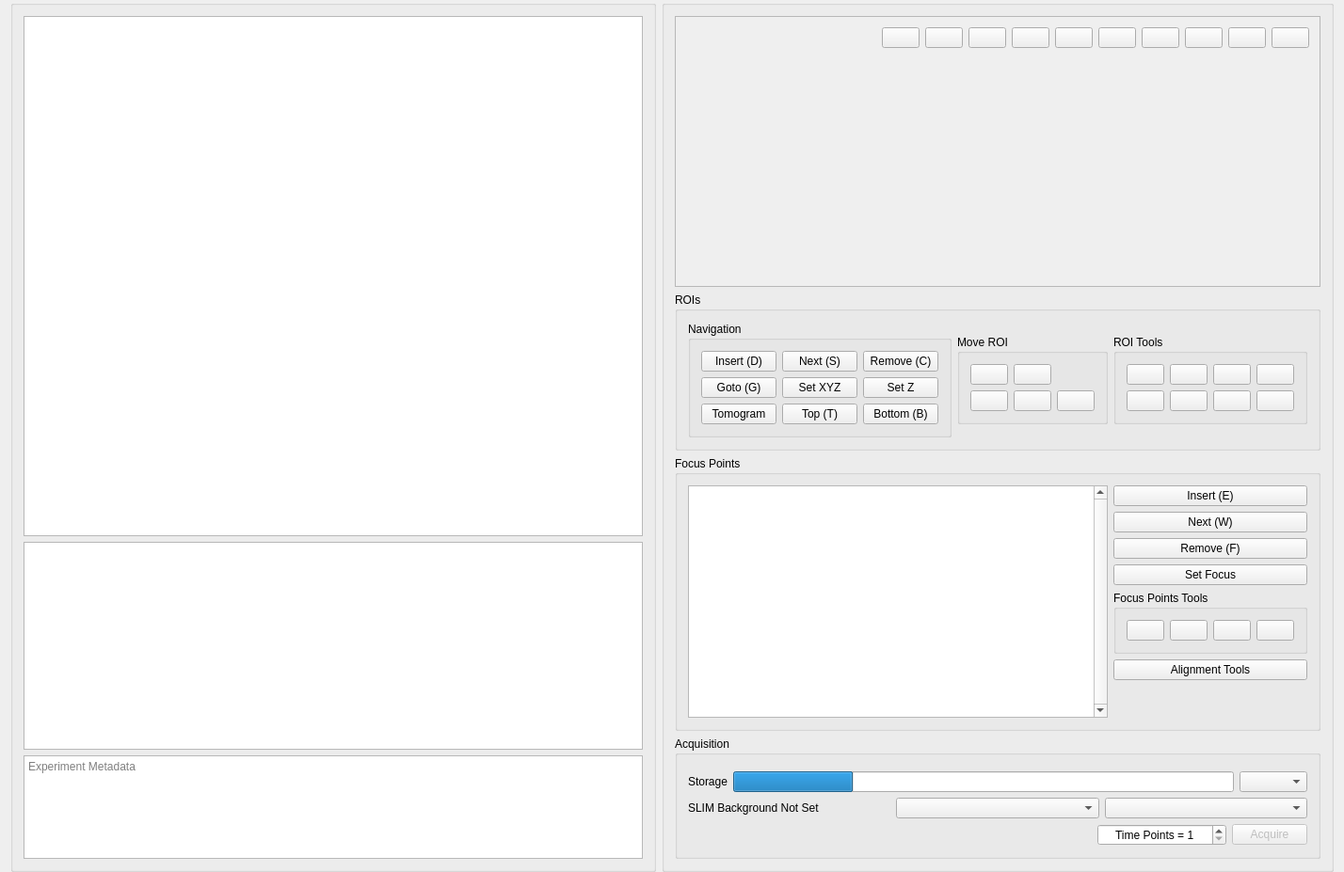
<?xml version="1.0" encoding="UTF-8"?>
<ui version="4.0">
 <class>full_interface_gui</class>
 <widget class="QMainWindow" name="full_interface_gui">
  <property name="geometry">
   <rect>
    <x>0</x>
    <y>0</y>
    <width>1428</width>
    <height>927</height>
   </rect>
  </property>
  <property name="minimumSize">
   <size>
    <width>0</width>
    <height>0</height>
   </size>
  </property>
  <property name="windowTitle">
   <string>Automated Scanning</string>
  </property>
  <property name="unifiedTitleAndToolBarOnMac">
   <bool>false</bool>
  </property>
  <widget class="QWidget" name="centralWidget">
   <layout class="QHBoxLayout" name="horizontalLayout" stretch="1,0">
    <property name="topMargin">
     <number>0</number>
    </property>
    <property name="bottomMargin">
     <number>0</number>
    </property>
    <item>
     <widget class="QGroupBox" name="grbLeft">
      <property name="autoFillBackground">
       <bool>false</bool>
      </property>
      <property name="title">
       <string/>
      </property>
      <property name="alignment">
       <set>Qt::AlignLeading|Qt::AlignLeft|Qt::AlignVCenter</set>
      </property>
      <property name="checkable">
       <bool>false</bool>
      </property>
      <layout class="QVBoxLayout" name="verticalLayout" stretch="5,2,1">
       <item>
        <widget class="click_surface" name="gfxSurface">
         <property name="sizePolicy">
          <sizepolicy hsizetype="Preferred" vsizetype="Preferred">
           <horstretch>0</horstretch>
           <verstretch>0</verstretch>
          </sizepolicy>
         </property>
         <property name="minimumSize">
          <size>
           <width>613</width>
           <height>400</height>
          </size>
         </property>
         <property name="focusPolicy">
          <enum>Qt::NoFocus</enum>
         </property>
        </widget>
       </item>
       <item>
        <widget class="QTableView" name="tblROI">
         <property name="focusPolicy">
          <enum>Qt::NoFocus</enum>
         </property>
        </widget>
       </item>
       <item>
        <widget class="QPlainTextEdit" name="metadata">
         <property name="focusPolicy">
          <enum>Qt::ClickFocus</enum>
         </property>
         <property name="toolTip">
          <string>Experiment notes saved in &quot;metadata.txt&quot;</string>
         </property>
         <property name="placeholderText">
          <string>Experiment Metadata</string>
         </property>
        </widget>
       </item>
      </layout>
     </widget>
    </item>
    <item>
     <widget class="QGroupBox" name="grbRight">
      <property name="title">
       <string/>
      </property>
      <layout class="QVBoxLayout" name="verticalLayout_2" stretch="1,0,0,0">
       <item>
        <widget class="QScrollArea" name="grbTile">
         <property name="focusPolicy">
          <enum>Qt::NoFocus</enum>
         </property>
         <property name="widgetResizable">
          <bool>true</bool>
         </property>
         <widget class="QWidget" name="scrollAreaWidgetContents">
          <property name="geometry">
           <rect>
            <x>0</x>
            <y>0</y>
            <width>667</width>
            <height>218</height>
           </rect>
          </property>
          <layout class="QVBoxLayout" name="verticalLayout_4">
           <item>
            <layout class="QHBoxLayout" name="horizontalLayout_3" stretch="0,0">
             <item>
              <layout class="QGridLayout" name="grdContrast">
               <item row="0" column="8">
                <widget class="QPushButton" name="btnSetEight">
                 <property name="sizePolicy">
                  <sizepolicy hsizetype="Fixed" vsizetype="Fixed">
                   <horstretch>0</horstretch>
                   <verstretch>0</verstretch>
                  </sizepolicy>
                 </property>
                 <property name="toolTip">
                  <string>Add default channel 7</string>
                 </property>
                 <property name="icon">
                  <iconset resource="slim5.qrc">
                   <normaloff>:/images/7.svg</normaloff>:/images/7.svg</iconset>
                 </property>
                 <property name="checkable">
                  <bool>false</bool>
                 </property>
                 <property name="autoExclusive">
                  <bool>false</bool>
                 </property>
                </widget>
               </item>
               <item row="0" column="6">
                <widget class="QPushButton" name="btnSetSix">
                 <property name="sizePolicy">
                  <sizepolicy hsizetype="Fixed" vsizetype="Fixed">
                   <horstretch>0</horstretch>
                   <verstretch>0</verstretch>
                  </sizepolicy>
                 </property>
                 <property name="toolTip">
                  <string>Add default channel 5</string>
                 </property>
                 <property name="text">
                  <string/>
                 </property>
                 <property name="icon">
                  <iconset resource="slim5.qrc">
                   <normaloff>:/images/5.svg</normaloff>:/images/5.svg</iconset>
                 </property>
                 <property name="checkable">
                  <bool>false</bool>
                 </property>
                 <property name="autoExclusive">
                  <bool>false</bool>
                 </property>
                </widget>
               </item>
               <item row="0" column="3">
                <widget class="QPushButton" name="btnSetThree">
                 <property name="sizePolicy">
                  <sizepolicy hsizetype="Fixed" vsizetype="Fixed">
                   <horstretch>0</horstretch>
                   <verstretch>0</verstretch>
                  </sizepolicy>
                 </property>
                 <property name="toolTip">
                  <string>Add default channel 2</string>
                 </property>
                 <property name="text">
                  <string/>
                 </property>
                 <property name="icon">
                  <iconset resource="slim5.qrc">
                   <normaloff>:/images/2.svg</normaloff>:/images/2.svg</iconset>
                 </property>
                 <property name="checkable">
                  <bool>false</bool>
                 </property>
                 <property name="autoExclusive">
                  <bool>false</bool>
                 </property>
                 <property name="flat">
                  <bool>false</bool>
                 </property>
                </widget>
               </item>
               <item row="0" column="7">
                <widget class="QPushButton" name="btnSetSeven">
                 <property name="sizePolicy">
                  <sizepolicy hsizetype="Fixed" vsizetype="Fixed">
                   <horstretch>0</horstretch>
                   <verstretch>0</verstretch>
                  </sizepolicy>
                 </property>
                 <property name="toolTip">
                  <string>Add default channel 6</string>
                 </property>
                 <property name="text">
                  <string/>
                 </property>
                 <property name="icon">
                  <iconset resource="slim5.qrc">
                   <normaloff>:/images/6.svg</normaloff>:/images/6.svg</iconset>
                 </property>
                 <property name="checkable">
                  <bool>false</bool>
                 </property>
                 <property name="autoExclusive">
                  <bool>false</bool>
                 </property>
                </widget>
               </item>
               <item row="0" column="1">
                <widget class="QPushButton" name="btnSetOne">
                 <property name="sizePolicy">
                  <sizepolicy hsizetype="Fixed" vsizetype="Fixed">
                   <horstretch>0</horstretch>
                   <verstretch>0</verstretch>
                  </sizepolicy>
                 </property>
                 <property name="toolTip">
                  <string extracomment="Preset 1, memory">Add default channel 0</string>
                 </property>
                 <property name="text">
                  <string/>
                 </property>
                 <property name="icon">
                  <iconset resource="slim5.qrc">
                   <normaloff>:/images/0.svg</normaloff>:/images/0.svg</iconset>
                 </property>
                 <property name="checkable">
                  <bool>false</bool>
                 </property>
                 <property name="checked">
                  <bool>false</bool>
                 </property>
                 <property name="autoExclusive">
                  <bool>false</bool>
                 </property>
                 <property name="flat">
                  <bool>false</bool>
                 </property>
                </widget>
               </item>
               <item row="0" column="9">
                <widget class="QPushButton" name="btnSetNine">
                 <property name="sizePolicy">
                  <sizepolicy hsizetype="Fixed" vsizetype="Fixed">
                   <horstretch>0</horstretch>
                   <verstretch>0</verstretch>
                  </sizepolicy>
                 </property>
                 <property name="toolTip">
                  <string>Add default channel 8</string>
                 </property>
                 <property name="text">
                  <string/>
                 </property>
                 <property name="icon">
                  <iconset resource="slim5.qrc">
                   <normaloff>:/images/8.svg</normaloff>:/images/8.svg</iconset>
                 </property>
                 <property name="checkable">
                  <bool>false</bool>
                 </property>
                 <property name="autoExclusive">
                  <bool>false</bool>
                 </property>
                </widget>
               </item>
               <item row="0" column="4">
                <widget class="QPushButton" name="btnSetFour">
                 <property name="sizePolicy">
                  <sizepolicy hsizetype="Fixed" vsizetype="Fixed">
                   <horstretch>0</horstretch>
                   <verstretch>0</verstretch>
                  </sizepolicy>
                 </property>
                 <property name="toolTip">
                  <string>Add default channel 3</string>
                 </property>
                 <property name="text">
                  <string/>
                 </property>
                 <property name="icon">
                  <iconset resource="slim5.qrc">
                   <normaloff>:/images/3.svg</normaloff>:/images/3.svg</iconset>
                 </property>
                 <property name="checkable">
                  <bool>false</bool>
                 </property>
                 <property name="autoExclusive">
                  <bool>false</bool>
                 </property>
                 <property name="flat">
                  <bool>false</bool>
                 </property>
                </widget>
               </item>
               <item row="0" column="2">
                <widget class="QPushButton" name="btnSetTwo">
                 <property name="sizePolicy">
                  <sizepolicy hsizetype="Fixed" vsizetype="Fixed">
                   <horstretch>0</horstretch>
                   <verstretch>0</verstretch>
                  </sizepolicy>
                 </property>
                 <property name="toolTip">
                  <string>Add default channel 1</string>
                 </property>
                 <property name="text">
                  <string/>
                 </property>
                 <property name="icon">
                  <iconset resource="slim5.qrc">
                   <normaloff>:/images/1.svg</normaloff>:/images/1.svg</iconset>
                 </property>
                 <property name="checkable">
                  <bool>false</bool>
                 </property>
                 <property name="autoExclusive">
                  <bool>false</bool>
                 </property>
                 <property name="flat">
                  <bool>false</bool>
                 </property>
                </widget>
               </item>
               <item row="0" column="5">
                <widget class="QPushButton" name="btnSetFive">
                 <property name="sizePolicy">
                  <sizepolicy hsizetype="Fixed" vsizetype="Fixed">
                   <horstretch>0</horstretch>
                   <verstretch>0</verstretch>
                  </sizepolicy>
                 </property>
                 <property name="toolTip">
                  <string>Add default channel 4</string>
                 </property>
                 <property name="text">
                  <string/>
                 </property>
                 <property name="icon">
                  <iconset resource="slim5.qrc">
                   <normaloff>:/images/4.svg</normaloff>:/images/4.svg</iconset>
                 </property>
                 <property name="checkable">
                  <bool>false</bool>
                 </property>
                 <property name="autoExclusive">
                  <bool>false</bool>
                 </property>
                </widget>
               </item>
               <item row="0" column="0">
                <spacer name="horizontalSpacer_2">
                 <property name="orientation">
                  <enum>Qt::Horizontal</enum>
                 </property>
                 <property name="sizeHint" stdset="0">
                  <size>
                   <width>40</width>
                   <height>20</height>
                  </size>
                 </property>
                </spacer>
               </item>
              </layout>
             </item>
             <item>
              <widget class="QPushButton" name="btnAddChannel">
               <property name="sizePolicy">
                <sizepolicy hsizetype="Fixed" vsizetype="Fixed">
                 <horstretch>0</horstretch>
                 <verstretch>0</verstretch>
                </sizepolicy>
               </property>
               <property name="toolTip">
                <string>Add another channel</string>
               </property>
               <property name="text">
                <string/>
               </property>
               <property name="icon">
                <iconset resource="slim5.qrc">
                 <normaloff>:/images/plus.svg</normaloff>:/images/plus.svg</iconset>
               </property>
              </widget>
             </item>
            </layout>
           </item>
           <item>
            <widget class="compact_light_path_holder" name="wdg_light_path_holder" native="true"/>
           </item>
           <item>
            <spacer name="verticalSpacer">
             <property name="orientation">
              <enum>Qt::Vertical</enum>
             </property>
             <property name="sizeHint" stdset="0">
              <size>
               <width>20</width>
               <height>40</height>
              </size>
             </property>
            </spacer>
           </item>
          </layout>
         </widget>
        </widget>
       </item>
       <item>
        <widget class="QGroupBox" name="groupBox_5">
         <property name="title">
          <string>ROIs</string>
         </property>
         <layout class="QHBoxLayout" name="horizontalLayout_5">
          <item>
           <widget class="QGroupBox" name="groupBox_8">
            <property name="sizePolicy">
             <sizepolicy hsizetype="Preferred" vsizetype="Fixed">
              <horstretch>0</horstretch>
              <verstretch>0</verstretch>
             </sizepolicy>
            </property>
            <property name="title">
             <string>Navigation</string>
            </property>
            <layout class="QGridLayout" name="gridLayout_5">
             <item row="0" column="0">
              <widget class="QPushButton" name="btnAddROI">
               <property name="toolTip">
                <string>Insert new ROI</string>
               </property>
               <property name="text">
                <string>Insert (D)</string>
               </property>
               <property name="shortcut">
                <string>D</string>
               </property>
              </widget>
             </item>
             <item row="3" column="0">
              <widget class="QPushButton" name="btnGotoROI">
               <property name="toolTip">
                <string>Move microscope to ROI</string>
               </property>
               <property name="text">
                <string>Goto (G)</string>
               </property>
               <property name="shortcut">
                <string>G</string>
               </property>
              </widget>
             </item>
             <item row="4" column="0">
              <widget class="QPushButton" name="btnInsertTomogram">
               <property name="toolTip">
                <string>Insert a new tomogram</string>
               </property>
               <property name="text">
                <string>Tomogram</string>
               </property>
              </widget>
             </item>
             <item row="0" column="1">
              <widget class="QPushButton" name="btnNextROI">
               <property name="toolTip">
                <string>Set ROI Z position and advance</string>
               </property>
               <property name="text">
                <string>Next (S)</string>
               </property>
               <property name="shortcut">
                <string>S</string>
               </property>
              </widget>
             </item>
             <item row="3" column="2">
              <widget class="QPushButton" name="btnSetROIZ">
               <property name="toolTip">
                <string>Set ROI Z position</string>
               </property>
               <property name="text">
                <string>Set Z</string>
               </property>
              </widget>
             </item>
             <item row="4" column="1">
              <widget class="QPushButton" name="btnPeakTop">
               <property name="toolTip">
                <string>Move mircoscope to top of ROI</string>
               </property>
               <property name="text">
                <string>Top (T)</string>
               </property>
               <property name="shortcut">
                <string>T</string>
               </property>
               <property name="checkable">
                <bool>true</bool>
               </property>
              </widget>
             </item>
             <item row="3" column="1">
              <widget class="QPushButton" name="btnSetROIXYZ">
               <property name="toolTip">
                <string>Set ROI XYZ position</string>
               </property>
               <property name="text">
                <string>Set XYZ</string>
               </property>
              </widget>
             </item>
             <item row="0" column="2">
              <widget class="QPushButton" name="btnDropROI">
               <property name="toolTip">
                <string>Remove ROI</string>
               </property>
               <property name="text">
                <string>Remove (C)</string>
               </property>
               <property name="shortcut">
                <string>C</string>
               </property>
              </widget>
             </item>
             <item row="4" column="2">
              <widget class="QPushButton" name="btnPeakBottom">
               <property name="toolTip">
                <string>Move mircoscope to bottom of ROI</string>
               </property>
               <property name="text">
                <string>Bottom (B)</string>
               </property>
               <property name="shortcut">
                <string>B</string>
               </property>
               <property name="checkable">
                <bool>true</bool>
               </property>
              </widget>
             </item>
            </layout>
           </widget>
          </item>
          <item>
           <widget class="QGroupBox" name="groupBox_2">
            <property name="sizePolicy">
             <sizepolicy hsizetype="Preferred" vsizetype="Fixed">
              <horstretch>0</horstretch>
              <verstretch>0</verstretch>
             </sizepolicy>
            </property>
            <property name="title">
             <string>Move ROI</string>
            </property>
            <layout class="QGridLayout" name="gridLayout_4">
             <item row="1" column="1">
              <widget class="QPushButton" name="btnYMin">
               <property name="sizePolicy">
                <sizepolicy hsizetype="Fixed" vsizetype="Fixed">
                 <horstretch>0</horstretch>
                 <verstretch>0</verstretch>
                </sizepolicy>
               </property>
               <property name="toolTip">
                <string>Move selected ROI down (Shortcut: Alt + ↓)</string>
               </property>
               <property name="text">
                <string/>
               </property>
               <property name="icon">
                <iconset resource="slim5.qrc">
                 <normaloff>:/images/arrow-down.svg</normaloff>:/images/arrow-down.svg</iconset>
               </property>
               <property name="shortcut">
                <string>Alt+Down</string>
               </property>
              </widget>
             </item>
             <item row="1" column="2">
              <widget class="QPushButton" name="btnXPlus">
               <property name="sizePolicy">
                <sizepolicy hsizetype="Fixed" vsizetype="Fixed">
                 <horstretch>0</horstretch>
                 <verstretch>0</verstretch>
                </sizepolicy>
               </property>
               <property name="toolTip">
                <string>Move selected ROI right (Shortcut: Alt + →)</string>
               </property>
               <property name="text">
                <string/>
               </property>
               <property name="icon">
                <iconset resource="slim5.qrc">
                 <normaloff>:/images/arrow-right.svg</normaloff>:/images/arrow-right.svg</iconset>
               </property>
               <property name="shortcut">
                <string>Alt+Right</string>
               </property>
              </widget>
             </item>
             <item row="0" column="0">
              <widget class="QPushButton" name="btnCenterGrid">
               <property name="sizePolicy">
                <sizepolicy hsizetype="Fixed" vsizetype="Fixed">
                 <horstretch>0</horstretch>
                 <verstretch>0</verstretch>
                </sizepolicy>
               </property>
               <property name="toolTip">
                <string>Center ROI on the microscope location</string>
               </property>
               <property name="text">
                <string/>
               </property>
               <property name="icon">
                <iconset resource="slim5.qrc">
                 <normaloff>:/images/arrows-pointing-to-center.svg</normaloff>:/images/arrows-pointing-to-center.svg</iconset>
               </property>
              </widget>
             </item>
             <item row="0" column="1">
              <widget class="QPushButton" name="btnYPlus">
               <property name="sizePolicy">
                <sizepolicy hsizetype="Fixed" vsizetype="Fixed">
                 <horstretch>0</horstretch>
                 <verstretch>0</verstretch>
                </sizepolicy>
               </property>
               <property name="toolTip">
                <string>Move selected ROI up (Shortcut: Alt + ↑)</string>
               </property>
               <property name="text">
                <string/>
               </property>
               <property name="icon">
                <iconset resource="slim5.qrc">
                 <normaloff>:/images/arrow-up.svg</normaloff>:/images/arrow-up.svg</iconset>
               </property>
               <property name="shortcut">
                <string>Alt+Up</string>
               </property>
              </widget>
             </item>
             <item row="1" column="0">
              <widget class="QPushButton" name="btnXmin">
               <property name="sizePolicy">
                <sizepolicy hsizetype="Fixed" vsizetype="Fixed">
                 <horstretch>0</horstretch>
                 <verstretch>0</verstretch>
                </sizepolicy>
               </property>
               <property name="toolTip">
                <string>Move selected ROI left (Shortcut: Alt + ←)</string>
               </property>
               <property name="text">
                <string/>
               </property>
               <property name="icon">
                <iconset resource="slim5.qrc">
                 <normaloff>:/images/arrow-left.svg</normaloff>:/images/arrow-left.svg</iconset>
               </property>
               <property name="shortcut">
                <string>Alt+Left</string>
               </property>
              </widget>
             </item>
            </layout>
           </widget>
          </item>
          <item>
           <widget class="QGroupBox" name="groupBox_3">
            <property name="sizePolicy">
             <sizepolicy hsizetype="Preferred" vsizetype="Fixed">
              <horstretch>0</horstretch>
              <verstretch>0</verstretch>
             </sizepolicy>
            </property>
            <property name="title">
             <string>ROI Tools</string>
            </property>
            <layout class="QGridLayout" name="gridLayout_2">
             <item row="0" column="1">
              <widget class="QPushButton" name="btnPlacePoints">
               <property name="toolTip">
                <string>Automatically inserts focus points at set intervals</string>
               </property>
               <property name="text">
                <string/>
               </property>
               <property name="icon">
                <iconset resource="slim5.qrc">
                 <normaloff>:/images/auto_focus_points.svg</normaloff>:/images/auto_focus_points.svg</iconset>
               </property>
               <property name="flat">
                <bool>false</bool>
               </property>
              </widget>
             </item>
             <item row="1" column="3">
              <widget class="QPushButton" name="btnSetAllROIZ">
               <property name="sizePolicy">
                <sizepolicy hsizetype="Fixed" vsizetype="Fixed">
                 <horstretch>0</horstretch>
                 <verstretch>0</verstretch>
                </sizepolicy>
               </property>
               <property name="toolTip">
                <string>Set Z for all ROI's</string>
               </property>
               <property name="text">
                <string/>
               </property>
               <property name="icon">
                <iconset resource="slim5.qrc">
                 <normaloff>:/images/z.svg</normaloff>:/images/z.svg</iconset>
               </property>
              </widget>
             </item>
             <item row="1" column="1">
              <widget class="QPushButton" name="btnMergePoints">
               <property name="sizePolicy">
                <sizepolicy hsizetype="Fixed" vsizetype="Fixed">
                 <horstretch>0</horstretch>
                 <verstretch>0</verstretch>
                </sizepolicy>
               </property>
               <property name="toolTip">
                <string>Merge convex hulls of last two ROIs</string>
               </property>
               <property name="text">
                <string/>
               </property>
               <property name="icon">
                <iconset resource="slim5.qrc">
                 <normaloff>:/images/horizontal-merge.svg</normaloff>:/images/horizontal-merge.svg</iconset>
               </property>
              </widget>
             </item>
             <item row="0" column="0">
              <widget class="QPushButton" name="btnFillColumn">
               <property name="toolTip">
                <string>Fills the column with the selected value</string>
               </property>
               <property name="text">
                <string/>
               </property>
               <property name="icon">
                <iconset resource="slim5.qrc">
                 <normaloff>:/images/column.svg</normaloff>:/images/column.svg</iconset>
               </property>
               <property name="shortcut">
                <string>Ctrl+Alt+C</string>
               </property>
              </widget>
             </item>
             <item row="1" column="0">
              <widget class="QPushButton" name="btnRecalibrate">
               <property name="sizePolicy">
                <sizepolicy hsizetype="Fixed" vsizetype="Fixed">
                 <horstretch>0</horstretch>
                 <verstretch>0</verstretch>
                </sizepolicy>
               </property>
               <property name="toolTip">
                <string>Set ROI to current stage location, and move other ROIs to maintain relative spacing. Used when stage coordinates have changed.</string>
               </property>
               <property name="text">
                <string/>
               </property>
               <property name="icon">
                <iconset resource="slim5.qrc">
                 <normaloff>:/images/map32.svg</normaloff>:/images/map32.svg</iconset>
               </property>
              </widget>
             </item>
             <item row="1" column="2">
              <widget class="QPushButton" name="btnDoublePoints">
               <property name="sizePolicy">
                <sizepolicy hsizetype="Fixed" vsizetype="Fixed">
                 <horstretch>0</horstretch>
                 <verstretch>0</verstretch>
                </sizepolicy>
               </property>
               <property name="toolTip">
                <string>Duplicates all ROIs</string>
               </property>
               <property name="toolTipDuration">
                <number>-1</number>
               </property>
               <property name="text">
                <string/>
               </property>
               <property name="icon">
                <iconset resource="slim5.qrc">
                 <normaloff>:/images/duplicate.svg</normaloff>:/images/duplicate.svg</iconset>
               </property>
              </widget>
             </item>
             <item row="0" column="3">
              <widget class="QPushButton" name="btnSixWellPlate">
               <property name="sizePolicy">
                <sizepolicy hsizetype="Fixed" vsizetype="Fixed">
                 <horstretch>0</horstretch>
                 <verstretch>0</verstretch>
                </sizepolicy>
               </property>
               <property name="toolTip">
                <string>Inserts 6 ROIs for a six well plate acquisition</string>
               </property>
               <property name="text">
                <string/>
               </property>
               <property name="icon">
                <iconset resource="slim5.qrc">
                 <normaloff>:/images/six_well_plate.svg</normaloff>:/images/six_well_plate.svg</iconset>
               </property>
              </widget>
             </item>
             <item row="0" column="2">
              <widget class="QPushButton" name="btnUncheckAllROI">
               <property name="sizePolicy">
                <sizepolicy hsizetype="Fixed" vsizetype="Fixed">
                 <horstretch>0</horstretch>
                 <verstretch>0</verstretch>
                </sizepolicy>
               </property>
               <property name="toolTip">
                <string>Sets all ROIs as unverified</string>
               </property>
               <property name="text">
                <string/>
               </property>
               <property name="icon">
                <iconset resource="slim5.qrc">
                 <normaloff>:/images/sad.svg</normaloff>:/images/sad.svg</iconset>
               </property>
               <property name="flat">
                <bool>false</bool>
               </property>
              </widget>
             </item>
            </layout>
           </widget>
          </item>
         </layout>
        </widget>
       </item>
       <item>
        <widget class="QGroupBox" name="grb_focus_points">
         <property name="sizePolicy">
          <sizepolicy hsizetype="Preferred" vsizetype="Preferred">
           <horstretch>0</horstretch>
           <verstretch>0</verstretch>
          </sizepolicy>
         </property>
         <property name="title">
          <string>Focus Points</string>
         </property>
         <layout class="QHBoxLayout" name="horizontalLayout_2">
          <item>
           <layout class="QVBoxLayout" name="verticalLayout_9">
            <property name="spacing">
             <number>7</number>
            </property>
            <property name="sizeConstraint">
             <enum>QLayout::SetDefaultConstraint</enum>
            </property>
            <property name="bottomMargin">
             <number>0</number>
            </property>
            <item>
             <widget class="QTableView" name="xyzList">
              <property name="focusPolicy">
               <enum>Qt::NoFocus</enum>
              </property>
              <property name="verticalScrollBarPolicy">
               <enum>Qt::ScrollBarAlwaysOn</enum>
              </property>
             </widget>
            </item>
           </layout>
          </item>
          <item>
           <layout class="QVBoxLayout" name="verticalLayout_3">
            <property name="rightMargin">
             <number>0</number>
            </property>
            <item>
             <widget class="QPushButton" name="btn_add_focus_point">
              <property name="toolTip">
               <string>Insert new focus point</string>
              </property>
              <property name="text">
               <string>Insert (E)</string>
              </property>
              <property name="shortcut">
               <string>E</string>
              </property>
             </widget>
            </item>
            <item>
             <widget class="QPushButton" name="btn_next_focus_point">
              <property name="toolTip">
               <string>Register focus point, move to next</string>
              </property>
              <property name="text">
               <string>Next (W)</string>
              </property>
              <property name="shortcut">
               <string>W</string>
              </property>
             </widget>
            </item>
            <item>
             <widget class="QPushButton" name="btn_remove_focus_point">
              <property name="toolTip">
               <string>Remove focus point</string>
              </property>
              <property name="text">
               <string>Remove (F)</string>
              </property>
              <property name="shortcut">
               <string>F</string>
              </property>
             </widget>
            </item>
            <item>
             <widget class="QPushButton" name="btnSetFocus">
              <property name="toolTip">
               <string>Register focus point as verified </string>
              </property>
              <property name="text">
               <string>Set Focus</string>
              </property>
             </widget>
            </item>
            <item>
             <widget class="QGroupBox" name="groupBox">
              <property name="title">
               <string>Focus Points Tools</string>
              </property>
              <layout class="QGridLayout" name="gridLayout">
               <item row="0" column="2">
                <widget class="QPushButton" name="btnUpdateInterp">
                 <property name="enabled">
                  <bool>true</bool>
                 </property>
                 <property name="sizePolicy">
                  <sizepolicy hsizetype="Fixed" vsizetype="Fixed">
                   <horstretch>0</horstretch>
                   <verstretch>0</verstretch>
                  </sizepolicy>
                 </property>
                 <property name="toolTip">
                  <string>Draw local interpolated surface for each ROI</string>
                 </property>
                 <property name="text">
                  <string/>
                 </property>
                 <property name="icon">
                  <iconset resource="slim5.qrc">
                   <normaloff>:/images/paint-format.svg</normaloff>:/images/paint-format.svg</iconset>
                 </property>
                 <property name="shortcut">
                  <string>Ctrl+P</string>
                 </property>
                 <property name="checkable">
                  <bool>true</bool>
                 </property>
                 <property name="autoExclusive">
                  <bool>false</bool>
                 </property>
                </widget>
               </item>
               <item row="0" column="7">
                <widget class="QPushButton" name="btnMakeHull">
                 <property name="sizePolicy">
                  <sizepolicy hsizetype="Fixed" vsizetype="Fixed">
                   <horstretch>0</horstretch>
                   <verstretch>0</verstretch>
                  </sizepolicy>
                 </property>
                 <property name="toolTip">
                  <string>Resizes the focus region ('convex hull') to match focus points</string>
                 </property>
                 <property name="text">
                  <string/>
                 </property>
                 <property name="icon">
                  <iconset resource="slim5.qrc">
                   <normaloff>:/images/square.svg</normaloff>:/images/square.svg</iconset>
                 </property>
                </widget>
               </item>
               <item row="0" column="12">
                <widget class="QPushButton" name="btnUncheckAllXYZ">
                 <property name="sizePolicy">
                  <sizepolicy hsizetype="Fixed" vsizetype="Fixed">
                   <horstretch>0</horstretch>
                   <verstretch>0</verstretch>
                  </sizepolicy>
                 </property>
                 <property name="toolTip">
                  <string>Sets all focus points as unverified</string>
                 </property>
                 <property name="text">
                  <string/>
                 </property>
                 <property name="icon">
                  <iconset resource="slim5.qrc">
                   <normaloff>:/images/sad.svg</normaloff>:/images/sad.svg</iconset>
                 </property>
                 <property name="flat">
                  <bool>false</bool>
                 </property>
                </widget>
               </item>
               <item row="0" column="3">
                <widget class="QPushButton" name="btnUpdateInterpGlobal">
                 <property name="enabled">
                  <bool>true</bool>
                 </property>
                 <property name="sizePolicy">
                  <sizepolicy hsizetype="Fixed" vsizetype="Fixed">
                   <horstretch>0</horstretch>
                   <verstretch>0</verstretch>
                  </sizepolicy>
                 </property>
                 <property name="toolTip">
                  <string>Draw global interpolated surface between all ROIs</string>
                 </property>
                 <property name="text">
                  <string/>
                 </property>
                 <property name="icon">
                  <iconset resource="slim5.qrc">
                   <normaloff>:/images/paint-format2.svg</normaloff>:/images/paint-format2.svg</iconset>
                 </property>
                 <property name="checkable">
                  <bool>true</bool>
                 </property>
                </widget>
               </item>
              </layout>
             </widget>
            </item>
            <item>
             <widget class="QPushButton" name="btnTrakem2Settings">
              <property name="toolTip">
               <string>TrakEM2 tools</string>
              </property>
              <property name="text">
               <string>Alignment Tools</string>
              </property>
             </widget>
            </item>
            <item>
             <spacer name="verticalSpacer_2">
              <property name="orientation">
               <enum>Qt::Vertical</enum>
              </property>
              <property name="sizeHint" stdset="0">
               <size>
                <width>20</width>
                <height>40</height>
               </size>
              </property>
             </spacer>
            </item>
           </layout>
          </item>
         </layout>
        </widget>
       </item>
       <item>
        <widget class="QGroupBox" name="groupBox_4">
         <property name="sizePolicy">
          <sizepolicy hsizetype="Preferred" vsizetype="Fixed">
           <horstretch>0</horstretch>
           <verstretch>0</verstretch>
          </sizepolicy>
         </property>
         <property name="title">
          <string>Acquisition</string>
         </property>
         <layout class="QVBoxLayout" name="verticalLayout_5">
          <item>
           <widget class="path_load_save_selector" name="load_save_dialog" native="true"/>
          </item>
          <item>
           <layout class="QHBoxLayout" name="horizontalLayout_4">
            <item>
             <widget class="QLabel" name="label_15">
              <property name="sizePolicy">
               <sizepolicy hsizetype="Preferred" vsizetype="Fixed">
                <horstretch>0</horstretch>
                <verstretch>0</verstretch>
               </sizepolicy>
              </property>
              <property name="text">
               <string>Storage</string>
              </property>
              <property name="alignment">
               <set>Qt::AlignCenter</set>
              </property>
             </widget>
            </item>
            <item>
             <widget class="QProgressBar" name="prgStorage">
              <property name="value">
               <number>24</number>
              </property>
              <property name="format">
               <string/>
              </property>
             </widget>
            </item>
            <item>
             <widget class="QComboBox" name="cmb_file_grouping"/>
            </item>
           </layout>
          </item>
          <item>
           <layout class="QHBoxLayout" name="horizontalLayout_7">
            <item>
             <widget class="QLabel" name="lblBG">
              <property name="text">
               <string>SLIM Background Not Set</string>
              </property>
             </widget>
            </item>
            <item>
             <widget class="QComboBox" name="cmbAcquireModes">
              <property name="toolTip">
               <string>Acquisition mode</string>
              </property>
             </widget>
            </item>
            <item>
             <widget class="QComboBox" name="cmb_switch_channel">
              <property name="toolTip">
               <string>Modes of channel switching during acquisition </string>
              </property>
             </widget>
            </item>
           </layout>
          </item>
          <item>
           <layout class="QHBoxLayout" name="horizontalLayout_6">
            <item>
             <spacer name="horizontalSpacer">
              <property name="orientation">
               <enum>Qt::Horizontal</enum>
              </property>
              <property name="sizeHint" stdset="0">
               <size>
                <width>40</width>
                <height>20</height>
               </size>
              </property>
             </spacer>
            </item>
            <item>
             <widget class="QSpinBox" name="iterationTimes">
              <property name="toolTip">
               <string>number of iterations for the acquisition </string>
              </property>
              <property name="alignment">
               <set>Qt::AlignCenter</set>
              </property>
              <property name="prefix">
               <string>Time Points = </string>
              </property>
              <property name="minimum">
               <number>1</number>
              </property>
              <property name="maximum">
               <number>99999</number>
              </property>
              <property name="value">
               <number>1</number>
              </property>
             </widget>
            </item>
            <item>
             <widget class="QPushButton" name="btnDoIt">
              <property name="enabled">
               <bool>false</bool>
              </property>
              <property name="toolTip">
               <string>Begin acquisition</string>
              </property>
              <property name="text">
               <string>Acquire</string>
              </property>
             </widget>
            </item>
           </layout>
          </item>
         </layout>
        </widget>
       </item>
      </layout>
     </widget>
    </item>
   </layout>
  </widget>
 </widget>
 <layoutdefault spacing="6" margin="11"/>
 <customwidgets>
  <customwidget>
   <class>click_surface</class>
   <extends>QGraphicsView</extends>
   <header>click_surface.h</header>
  </customwidget>
  <customwidget>
   <class>compact_light_path_holder</class>
   <extends>QWidget</extends>
   <header>compact_light_path_holder.h</header>
   <container>1</container>
  </customwidget>
  <customwidget>
   <class>path_load_save_selector</class>
   <extends>QWidget</extends>
   <header>path_load_save_selector.h</header>
   <container>1</container>
  </customwidget>
 </customwidgets>
 <tabstops>
  <tabstop>metadata</tabstop>
  <tabstop>btnSetOne</tabstop>
  <tabstop>btnSetTwo</tabstop>
  <tabstop>btnSetThree</tabstop>
  <tabstop>btnSetFour</tabstop>
  <tabstop>btnSetFive</tabstop>
  <tabstop>btnSetSix</tabstop>
  <tabstop>btnSetSeven</tabstop>
  <tabstop>btnSetEight</tabstop>
  <tabstop>btnSetNine</tabstop>
  <tabstop>btnAddChannel</tabstop>
  <tabstop>btnAddROI</tabstop>
  <tabstop>btnNextROI</tabstop>
  <tabstop>btnDropROI</tabstop>
  <tabstop>btnGotoROI</tabstop>
  <tabstop>btnSetROIXYZ</tabstop>
  <tabstop>btnSetROIZ</tabstop>
  <tabstop>btnInsertTomogram</tabstop>
  <tabstop>btnPeakTop</tabstop>
  <tabstop>btnPeakBottom</tabstop>
  <tabstop>btnCenterGrid</tabstop>
  <tabstop>btnYPlus</tabstop>
  <tabstop>btnXmin</tabstop>
  <tabstop>btnYMin</tabstop>
  <tabstop>btnXPlus</tabstop>
  <tabstop>btnFillColumn</tabstop>
  <tabstop>btnPlacePoints</tabstop>
  <tabstop>btnUncheckAllROI</tabstop>
  <tabstop>btnSixWellPlate</tabstop>
  <tabstop>btnRecalibrate</tabstop>
  <tabstop>btnMergePoints</tabstop>
  <tabstop>btnDoublePoints</tabstop>
  <tabstop>btnSetAllROIZ</tabstop>
  <tabstop>btn_add_focus_point</tabstop>
  <tabstop>btn_next_focus_point</tabstop>
  <tabstop>btn_remove_focus_point</tabstop>
  <tabstop>btnSetFocus</tabstop>
  <tabstop>btnUpdateInterp</tabstop>
  <tabstop>btnUpdateInterpGlobal</tabstop>
  <tabstop>btnMakeHull</tabstop>
  <tabstop>btnUncheckAllXYZ</tabstop>
 </tabstops>
 <resources>
  <include location="slim5.qrc"/>
 </resources>
 <connections/>
</ui>
